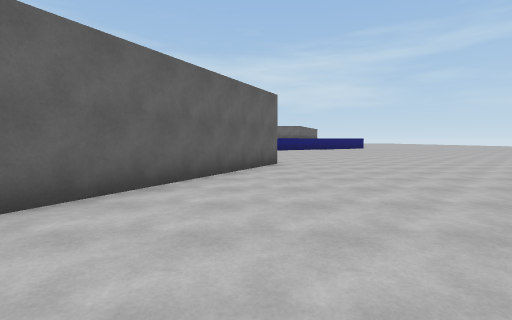
[1] (above)

16 first-person views from a walk through a scene from a Unity 3-D project. The camera is 1.4 m above the floor, tilts 4° down and sees 85° across. The floor is counted in squares, 2 m on a side. Each view is taken from the middle of a square. On the plan, view 1 faces up. The plan holds only what a view shows up to about 9 squares ahead; the rest is blank. The place goes on beyond the plan. The player is left out.

[2]
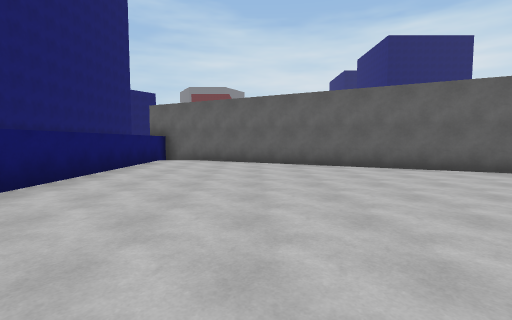

[3]
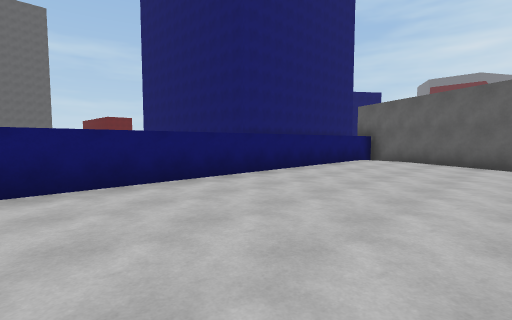

[4]
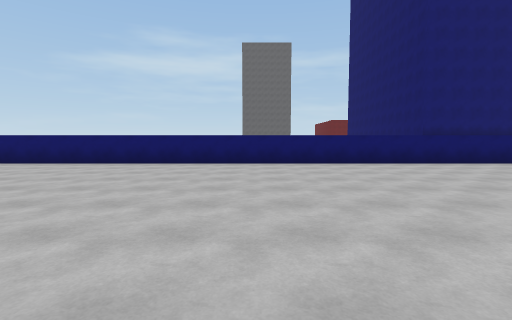

[5]
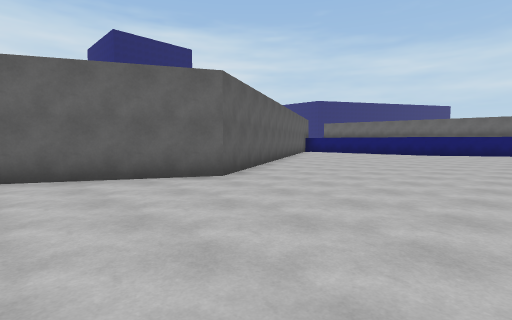

[6]
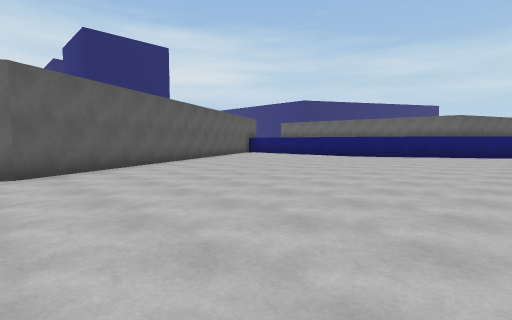

[7]
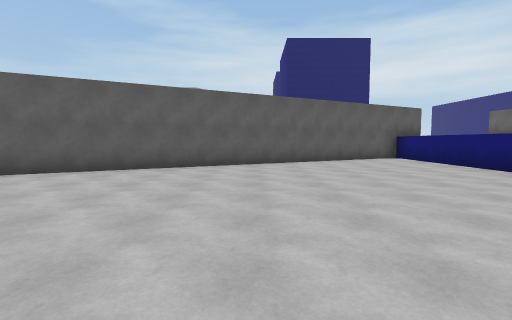

[8]
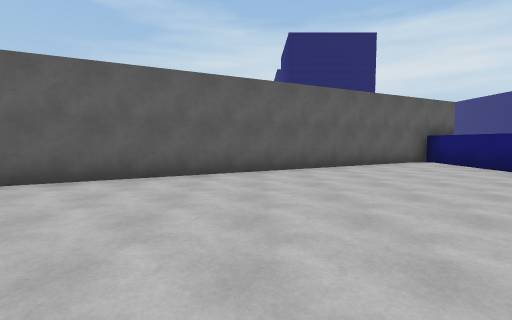

[9]
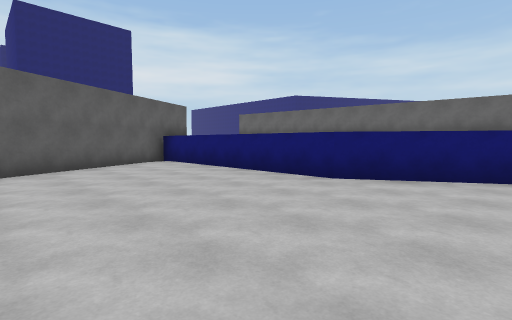

[10]
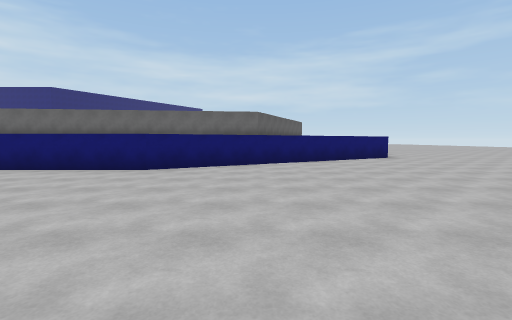

[11]
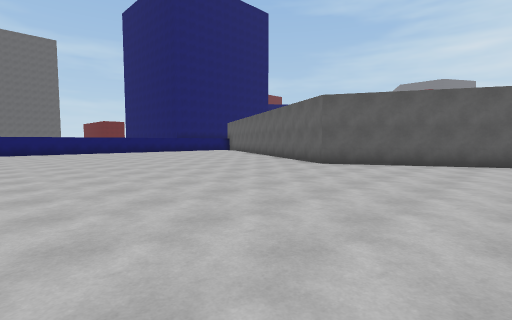

[12]
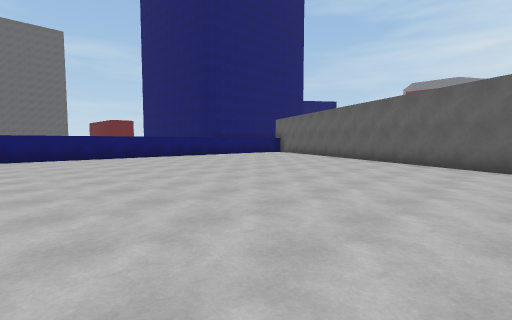

[13]
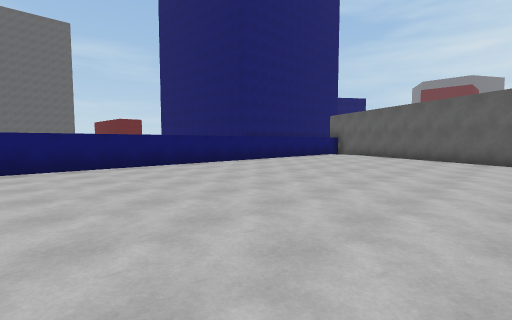

[14]
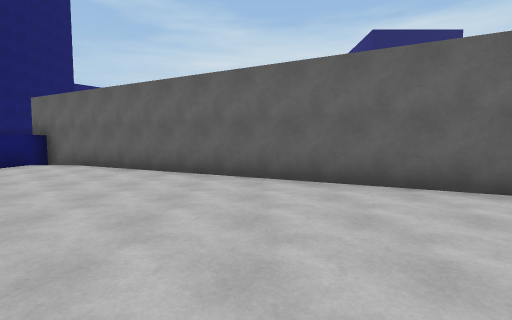

[15]
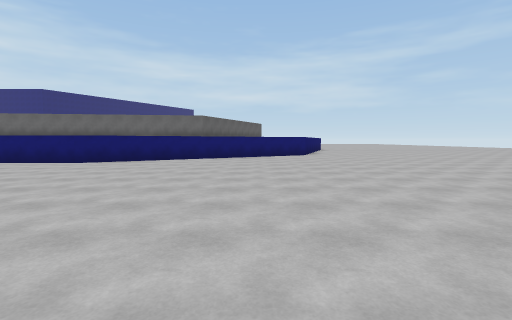

[16]
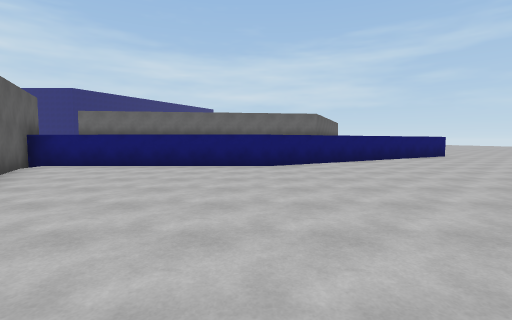

### Floor plan
Points are (right, up) in squares from view 1. A wall is a line through its corners. A room is listed if a view was taken in it or the views show most of it. See-through windows are left out.
Room 1 (views 1, 2, 3, 4, 5, 6, 7, 8, 9, 10, 11, 12, 13, 14, 15, 16)
walls: (2.9, 20.5) (1.4, 19.6) (-5.3, 19.7) (0.6, 8.4) (-5.6, -3.4) (8.5, -3.4)

Positions as (right, up) in squares from view 1, and headings:
1: (0, 0), facing up
2: (5, 0), facing left
3: (5, 1), facing down-left
4: (4, 5), facing down
5: (5, 5), facing up-left
6: (7, 8), facing up-left
7: (6, 14), facing left
8: (4, 14), facing left
9: (4, 15), facing up-left
10: (4, 13), facing up
11: (8, 13), facing down-left
12: (8, 8), facing down-left
13: (8, 4), facing down-left
14: (3, 3), facing left
15: (7, 11), facing up
16: (1, 12), facing up
